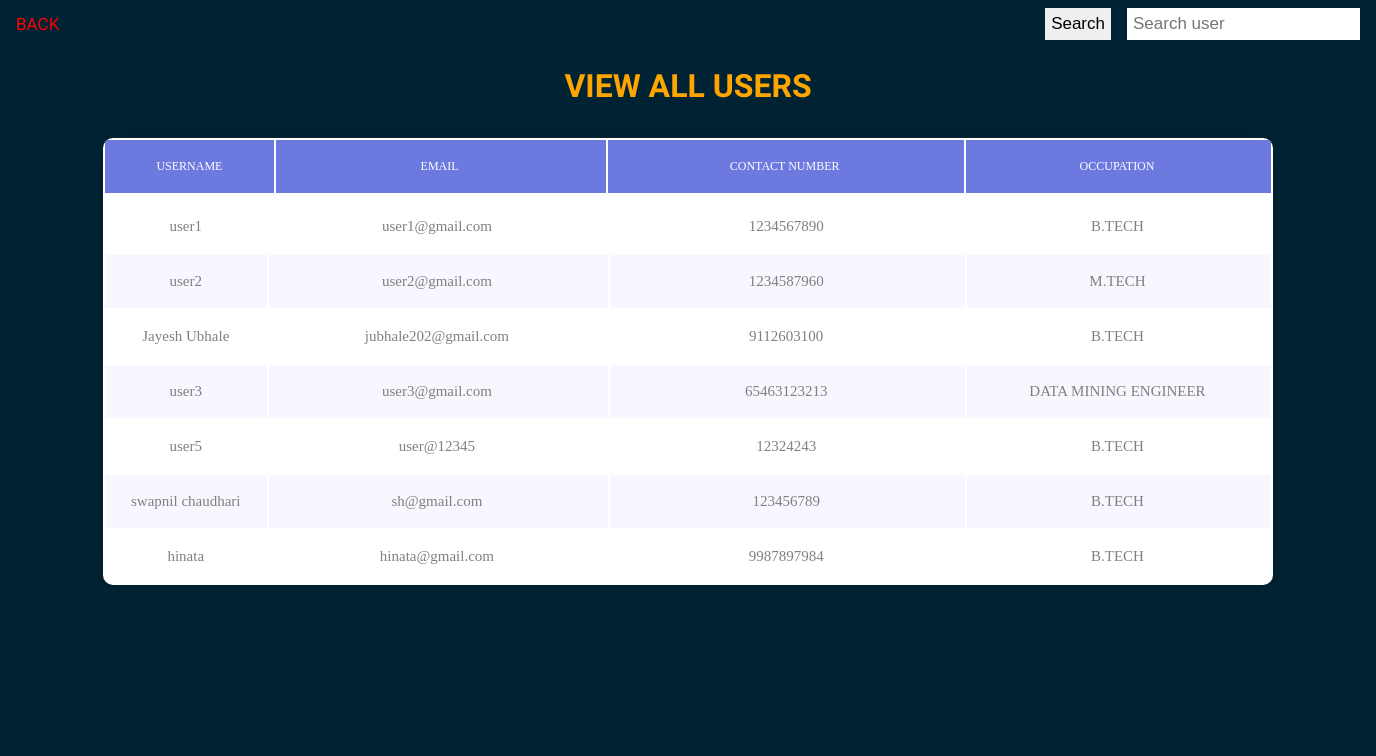
Page /admin_view_users on the earlier database version.
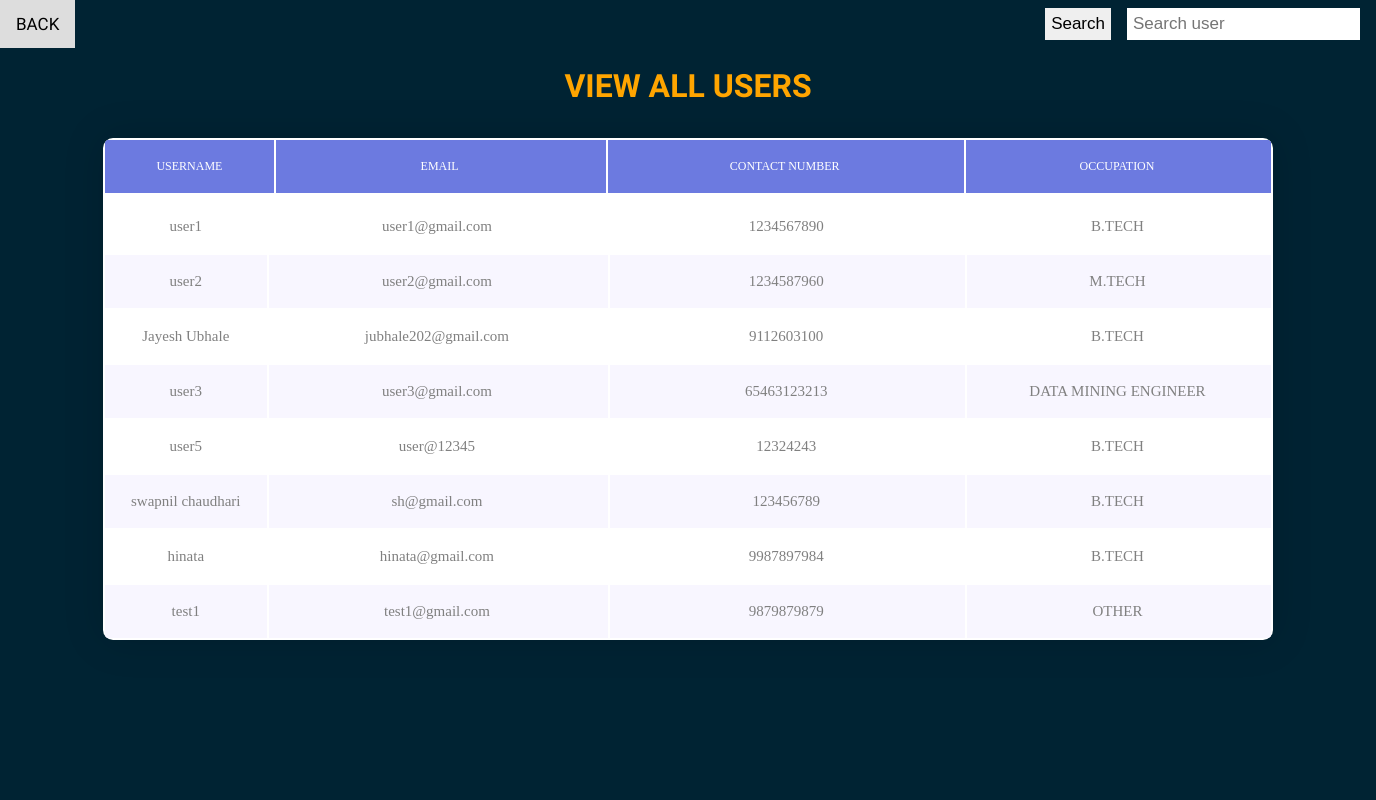
Same page on the later database version.
### models.py (models this page shows)
class Users(Base):
    __tablename__ = 'Users'
    id = Column(Integer,primary_key=True,index=True)
    username = Column(String,unique=True)
    email = Column(String)
    password = Column(String)
    phone_number = Column(Integer)
    occupation = Column(String)
    friends = Column(String)
    recommend = Column(String,default='')
    recommendations = Column(String,default='')

### routers/admin.py (the view)
@router.get('view_users',response_class=HTMLResponse)
async def view_user(request:Request,db:Session=Depends(get_db)):
    users_list = db.query(models.Users).all()
    return templates.TemplateResponse('viewUser.html',{'request':request,'users_list':users_list,'bool':True})

### templates/viewUser.html (shortened to what this page needs)
<html>
<head>
<link rel="stylesheet" type="text/css" href="{{ url_for('static',path='/css/util.css') }}">
	<link rel="stylesheet" type="text/css" href="{{ url_for('static',path='/css/main1.css') }}">
</head>
<body>
<body >
<form action="admin_search_users" method="get">
<div class="topnav">
  <a style="cursor: pointer;" href="admin_menu">BACK</a>
  <input type="text" placeholder="Search user" name="search_users">
  <input type="submit" value="Search">
</div><br>
<h1>VIEW ALL USERS</h1>
</form>
<div class="limiter">
		<div class="container-table100">
			<div class="wrap-table100" >
				<div class="table100 ver1 m-b-110" >
					<div class="table100-head">
					<table>
							<thead>
								<tr class="row100 head" >
									<th class="cell100 column1" >USERNAME</th>
									<th class="cell100 column2">EMAIL</th>
									<th class="cell100 column3">CONTACT NUMBER</th>
									<th class="cell100 column4">OCCUPATION</th>
								</tr>
							</thead>
						</table>
					</div>
                    <div class="table100-body js-pscroll">
		<table>
			<tbody style="text-align: center; ">
				{% if bool %}
				{% for users in users_list %}
				<tr class="row100 body" >
					<td class="cell100 column1">{{users.username}}</td>
					<td class="cell100 column2">{{users.email}}</td>
					<td class="cell100 column3">{{users.phone_number}}</td>
					<td class="cell100 column4">{{users.occupation}}</td>
				</tr>
				{% endfor %}
				{% endif %}
	</tbody>
		</table>
	</div>
				</div>
					</div>
				</div>
</div>
</body>
</body>
</html>

Differences in the rows shown:
added Users: username "test1", email "test1@gmail.com", phone_number "9879879879", occupation "OTHER"
